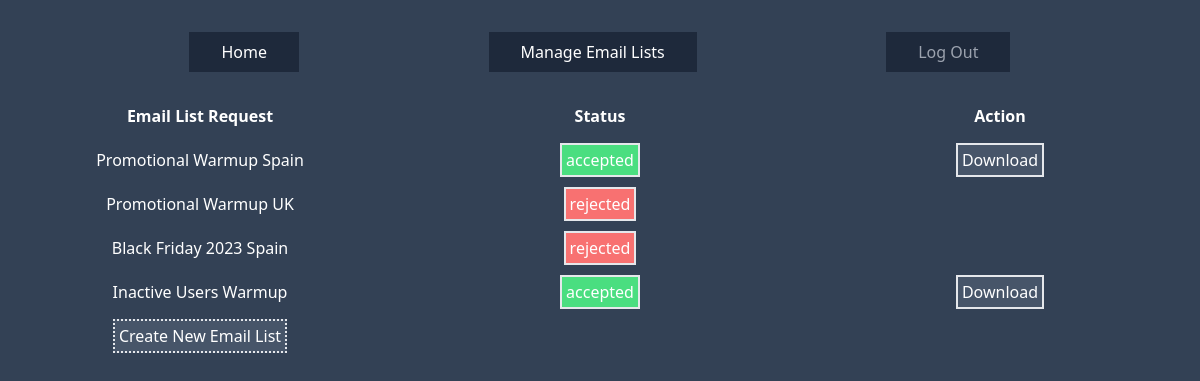
Before: /manage-email-lists/ (signed in) with the older database file.
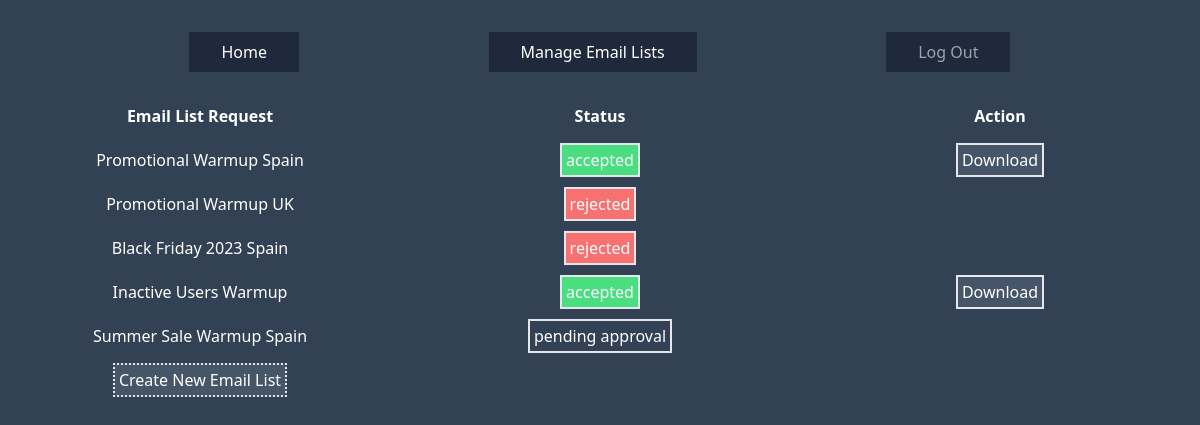
After: the same page with the newer database file.
### managers/models.py (models this page shows, shortened)
class ManagerActions(models.Model):
    created = models.DateTimeField(auto_now_add=True)
    last_modified = models.DateTimeField(auto_now = True)
    action_type = models.CharField(max_length=100)
    action_details = models.ForeignKey(EmailListRequest, on_delete=models.CASCADE, related_name="action_details", null=True, blank=True)
    STATUS_CHOICES = (
    ('accepted', 'accepted'),
    ('rejected', 'rejected'),
    )
    status = models.CharField(max_length=20, choices=STATUS_CHOICES, null=True, blank=True)
    comment = models.TextField(null=True, blank=True)

### senders/models.py (models this page shows, shortened)
class EmailListRequest(models.Model):
    created = models.DateTimeField(auto_now_add=True)
    last_modified = models.DateTimeField(auto_now = True)
    sender = models.ForeignKey(CustomUser, on_delete=models.CASCADE, related_name="sender_emaillist_requests")
    name = models.CharField(max_length=100)
    sender_addresses = models.CharField(max_length=1000)
    gmail_count = models.PositiveSmallIntegerField(default=0)
    google_workspace_count = models.PositiveSmallIntegerField(default=0)
    microsoft_count = models.PositiveSmallIntegerField(default=0)
    msft_365_count = models.PositiveSmallIntegerField(default=0)
    yahoo_count = models.PositiveSmallIntegerField(default=0)
    other_count = models.PositiveSmallIntegerField(default=0)

### senders/views.py (the view)
# urls.py: path('manage-email-lists/', ManageEmailListsView.as_view(), name='s-manage-email-lists'),
class ManageEmailListsView(TemplateView):
    template_name = 'senders/manage-email-lists.html'
    def get_context_data(self, **kwargs):
        context = super().get_context_data(**kwargs)
        requested_email_lists = ManagerActions.objects.filter(
            action_type='emaillist-approval',
            action_details__sender=self.request.user
            )
        context['email_list_requests'] = requested_email_lists
        email_list_assignments = EmailListAssignment.objects.filter(
            email_list_request__sender=self.request.user
        )
        context['email_list_assignments'] = email_list_assignments
        return context

### templates/senders/manage-email-lists.html (shortened to what this page needs)
{% extends 'base.html' %}
{% block content %}
<div class="grid grid-cols-3 col-span-12">
    <div class="px-10 pb-5 col-span-1 text-center font-bold">Email List Request</div>
    <div class="px-10 pb-5 col-span-1 text-center font-bold">Status</div>
    <div class="px-10 pb-5 col-span-1 text-center font-bold">Action</div>
</div>
<div class="grid grid-cols-3 col-span-12">
    {% for email_list_request in email_list_requests %}
        <div class="px-10 pb-5 col-span-1 text-center">{{ email_list_request.action_details.name }}</div>
        {% if email_list_request.status == "accepted" %}
            <div class="px-10 pb-5 col-span-1 text-center"><span class="p-1 border-2 bg-green-400">{{ email_list_request.status }}</span></div>
            <div class="px-10 pb-5 col-span-1 text-center"><a href="{% url 'download_email_list_assignments' email_list_request.id %}" class="p-1 border-2 bg-slate-600">Download</a></div>
        {% elif email_list_request.status == "rejected" %}
            <div class="px-10 pb-5 col-span-1 text-center"><span class="p-1 border-2 bg-red-400">{{ email_list_request.status }}</span></div>
            <div class="px-10 pb-5 col-span-1 text-center"></div>
        {% elif email_list_request.status == None %}
            <div class="px-10 pb-5 col-span-1 text-center"><span class="p-1 border-2">pending approval</span></div>
            <div class="px-10 pb-5 col-span-1 text-center"></div>
        {% else %}
            <div class="px-10 pb-5 col-span-1 text-center">{{ email_list_request.status }}</div>
            <div class="px-10 pb-5 col-span-1 text-center"></div>
        {% endif %}
    {% endfor %}
</div>
<div class="grid grid-cols-3 col-span-12">
    <div class="px-10 pb-5 col-span-1 text-center">
        <a href="{% url 's-create-new-email-list' %}" class="border-dotted border-2 bg-slate-600 p-1">Create New Email List</a>
    </div>
</div>
{% endblock content %}

### templates/base.html (shortened to what this page needs)
{% load static %}
<!DOCTYPE html>
<html>
    <head>
        <link rel="stylesheet" href="{% static 'tailwindcss/public/output.css' %}">
    </head>
    <body class="text-white bg-slate-700">
        <main>
            <div class="grid grid-cols-12">
                {% if user.is_authenticated %}
					{% if user.role == "sender" %}
						<div class="col-span-12 flex justify-evenly pt-8 pb-8">
							<a class="py-2 px-8 bg-slate-800" href="{% url 'gateway' %}">Home</a>
							<a class="py-2 px-8 bg-slate-800" href="{% url 's-manage-email-lists' %}">Manage Email Lists</a>
							<a class="py-2 px-8 bg-slate-800 text-gray-400" href="{% url 'logout' %}">Log Out</a>
						</div>
                    {% endif %}
                {% elif request.path != '/users/login/' %}
					<p>You are not logged in.</p>
					<a href="{% url 'login' %}">Log In</a>
                {% endif %}
                {% block content %}
                {% endblock content %}
            </div>
        </main>
    </body>
</html>

Changed rows visible on the page:
added ManagerActions: action_details.name "Summer Sale Warmup Spain", shows "pending approval"
